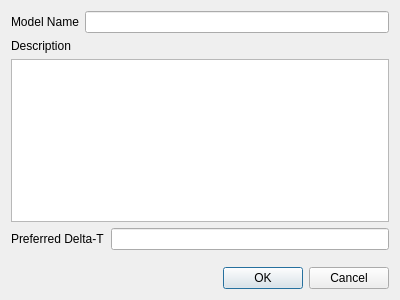
<?xml version="1.0" encoding="UTF-8"?>
<ui version="4.0">
 <class>ModelParametersDialog</class>
 <widget class="QDialog" name="ModelParametersDialog">
  <property name="geometry">
   <rect>
    <x>0</x>
    <y>0</y>
    <width>400</width>
    <height>300</height>
   </rect>
  </property>
  <property name="windowTitle">
   <string>Model Parameters</string>
  </property>
  <layout class="QVBoxLayout" name="verticalLayout">
   <item>
    <layout class="QHBoxLayout" name="nameLayout">
     <item>
      <widget class="QLabel" name="nameLabel">
       <property name="text">
        <string>Model Name</string>
       </property>
      </widget>
     </item>
     <item>
      <widget class="QLineEdit" name="nameLineEdit"/>
     </item>
    </layout>
   </item>
   <item>
    <widget class="QLabel" name="descriptionLabel">
     <property name="text">
      <string>Description</string>
     </property>
    </widget>
   </item>
   <item>
    <widget class="QPlainTextEdit" name="descriptionTextEdit"/>
   </item>
   <item>
    <layout class="QHBoxLayout" name="dtLayout">
     <item>
      <widget class="QLabel" name="dtLabel">
       <property name="text">
        <string>Preferred Delta-T</string>
       </property>
      </widget>
     </item>
     <item>
      <widget class="QLineEdit" name="dtLineEdit"/>
     </item>
    </layout>
   </item>
   <item>
    <spacer name="verticalSpacer">
     <property name="orientation">
      <enum>Qt::Vertical</enum>
     </property>
     <property name="sizeHint" stdset="0">
      <size>
       <width>20</width>
       <height>40</height>
      </size>
     </property>
    </spacer>
   </item>
   <item>
    <widget class="QDialogButtonBox" name="buttonBox">
     <property name="orientation">
      <enum>Qt::Horizontal</enum>
     </property>
     <property name="standardButtons">
      <set>QDialogButtonBox::Cancel|QDialogButtonBox::Ok</set>
     </property>
    </widget>
   </item>
  </layout>
 </widget>
 <resources/>
 <connections>
  <connection>
   <sender>buttonBox</sender>
   <signal>accepted()</signal>
   <receiver>ModelParametersDialog</receiver>
   <slot>accept()</slot>
   <hints>
    <hint type="sourcelabel">
     <x>248</x>
     <y>254</y>
    </hint>
    <hint type="destinationlabel">
     <x>157</x>
     <y>274</y>
    </hint>
   </hints>
  </connection>
  <connection>
   <sender>buttonBox</sender>
   <signal>rejected()</signal>
   <receiver>ModelParametersDialog</receiver>
   <slot>reject()</slot>
   <hints>
    <hint type="sourcelabel">
     <x>316</x>
     <y>260</y>
    </hint>
    <hint type="destinationlabel">
     <x>286</x>
     <y>274</y>
    </hint>
   </hints>
  </connection>
 </connections>
</ui>
